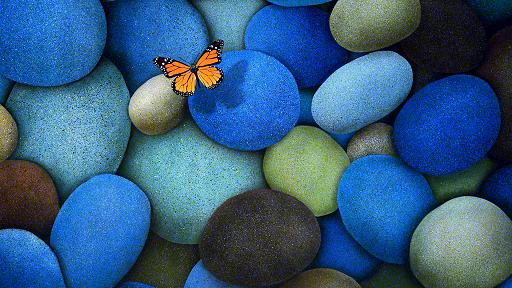
#> input picture pythonProject1/images/flowers-left.png, 512 x 288 px
$ python find_best_match.py
#> lines starting #> are read from the running program, lines starting #| are printed output that depends on the picture; long printed decimals are rounded
import cv2
import numpy as np


# Find best match
def find_best_match(patch, strip):
    # TODO: Find patch in strip and return column index (x value) of topleft corner
    num = 0
    for i in range(strip.shape[1] - patch.shape[1]):
        num += np.sum((patch - strip[:, i:i+patch.shape[1]])**2)
    return num ** 0.5

# Test code:

# Load images
left = cv2.imread('images/flowers-left.png')
#> left is the input picture: shape (288, 512, 3); mean B, G, R 126.3, 92, 51.9
right = cv2.imread('images/flowers-right.png')
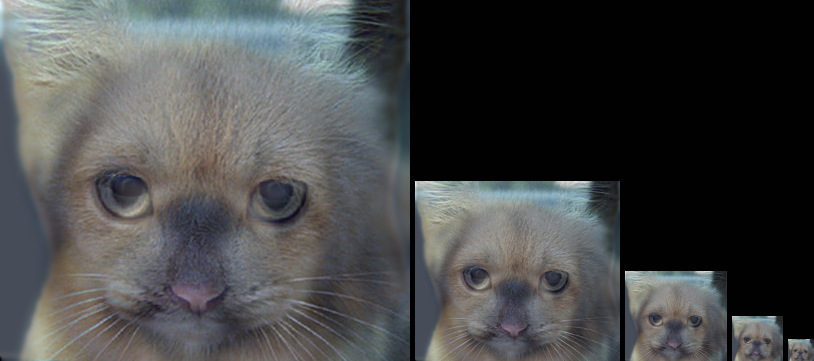
#> input picture pythonProject1/images/flowers-right.png, 814 x 361 px
#> right is the input picture: shape (361, 814, 3); mean B, G, R 72.7, 72.5, 70.9
cv2.imshow('Left', left)
cv2.imshow('Right', right)

# Convert to grayscale, double, [0, 1] range for easier computation
left_gray = cv2.cvtColor(left, cv2.COLOR_BGR2GRAY) / 255.
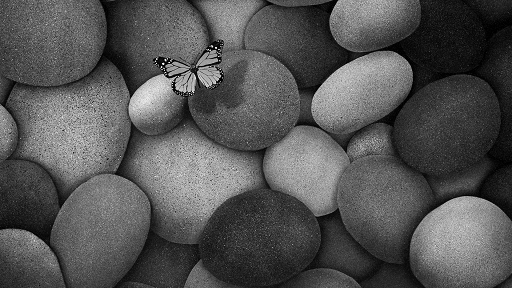
#> left_gray: shape (288, 512) float64; min 0, max 1, mean 0.329
right_gray = cv2.cvtColor(right, cv2.COLOR_BGR2GRAY) / 255.
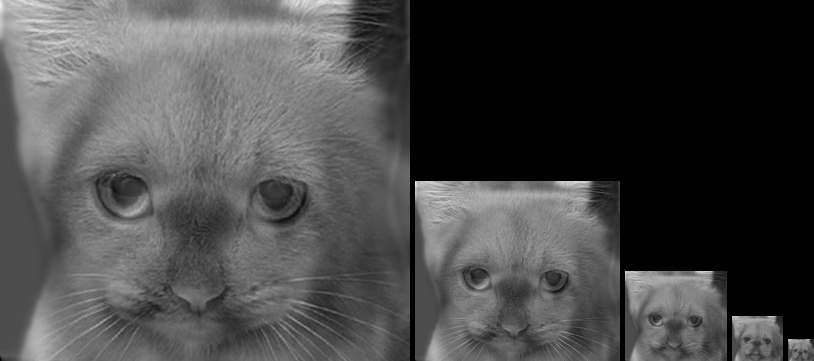
#> right_gray: shape (361, 814) float64; min 0.00392, max 0.933, mean 0.283

# Define image patch location (topleft [row col]) and size
patch_loc = [94, 119]  # Adapted index values to approximate the difference with the original images shapes
patch_size = [100, 100]

# Extract patch (from left image)
patch_left = left_gray[patch_loc[0]:patch_loc[0] + patch_size[0],
                       patch_loc[1]:patch_loc[1] + patch_size[1]]
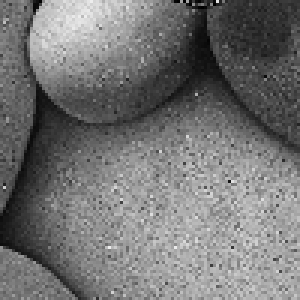
#> patch_left: shape (100, 100) float64 (shown 3 times larger); min 0, max 0.933, mean 0.456
cv2.imshow('Patch', patch_left)

# Extract strip (from right image)
strip_right = right_gray[patch_loc[0]: patch_loc[0] + patch_size[0], :]
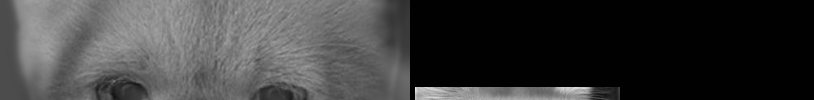
#> strip_right: shape (100, 814) float64; min 0.00392, max 0.91, mean 0.239
cv2.imshow('Strip', strip_right)

# Now look for the patch in the strip and report the best position (column index of topleft corner)
best_x = find_best_match(patch_left, strip_right)
#> the loop in find_best_match, `for i in range(strip.shape[1] - patch.shape[1]):` made 714 passes
#> num on passes 1 to 3: 512.4, 1024.5, 1537.2
#> after the loop in find_best_match, `for i in range(strip.shape[1] - patch.shape[1]):`: num = 990014.4
#> best_x = 995
print(best_x)
#| 994.995

#> (the run stopped early here; a loop or call above may not have finished)
